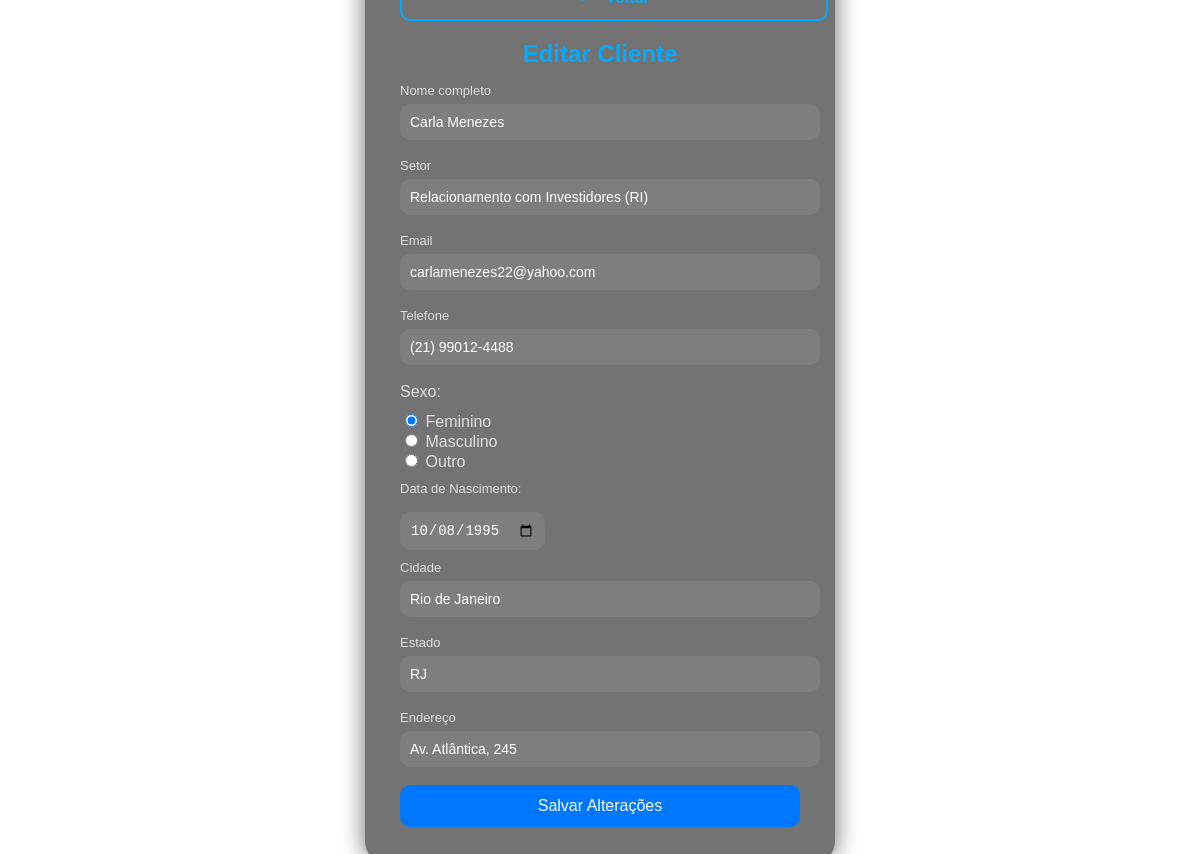
The app's page /edit.php?id=21 (signed in) with its own data.
### tables this page shows
CREATE TABLE `usuarios` (
  `id` int(11) NOT NULL AUTO_INCREMENT,
  `nome` varchar(100) NOT NULL,
  `setor` varchar(100) NOT NULL,
  `email` varchar(100) NOT NULL,
  `telefone` varchar(20) NOT NULL,
  `sexo` varchar(10) NOT NULL,
  `data_nasc` date NOT NULL,
  `cidade` varchar(100) NOT NULL,
  `estado` varchar(50) NOT NULL,
  `endereco` varchar(150) NOT NULL,
  PRIMARY KEY (`id`)
);

### edit.php (the view, shortened to what this page needs)
<?php
include_once('config.php');
if(!empty($_GET['id']))
{
    $id = intval($_GET['id']);
    $sqlSelect = "SELECT * FROM usuarios WHERE id=$id";
    $result = $conexao->query($sqlSelect);
    if($result && $result->num_rows > 0)
    {
        $user_data = mysqli_fetch_assoc($result);
        $nome       = $user_data['nome'];
        $setor      = $user_data['setor'];
        $email      = $user_data['email'];
        $telefone   = $user_data['telefone'];
        $sexo       = $user_data['sexo'];
        $data_nasc  = $user_data['data_nasc'];
        $cidade     = $user_data['cidade'];
        $estado     = $user_data['estado'];
        $endereco   = $user_data['endereco'];
    }
    else
    {
        header('Location: sistema.php');
        exit;
    }
}
else
{
    header('Location: sistema.php');
    exit;
}
?>
<!DOCTYPE html>
<html lang="pt-BR">
<head>
</head>
<body>
<div class="box">
    <a href="sistema.php" class="back-btn">⟵ Voltar</a>
    <form action="saveEdit.php" method="POST">
        <h1><b>Editar Cliente</b></h1>
        <div class="inputBox">
            <label class="labelInput" for="nome">Nome completo</label>
            <input type="text" name="nome" id="nome" class="inputUser" value="<?php echo isset($nome) ? htmlspecialchars($nome) : ''; ?>" required>
        </div>
        <div class="inputBox">
            <label class="labelInput" for="setor">Setor</label>
            <input type="text" name="setor" id="setor" class="inputUser" value="<?php echo isset($setor) ? htmlspecialchars($setor) : ''; ?>" required>
        </div>
        <div class="inputBox">
            <label class="labelInput" for="email">Email</label>
            <input type="text" name="email" id="email" class="inputUser" value="<?php echo isset($email) ? htmlspecialchars($email) : ''; ?>" required>
        </div>
        <div class="inputBox">
            <label class="labelInput" for="telefone">Telefone</label>
            <input type="tel" name="telefone" id="telefone" class="inputUser" value="<?php echo isset($telefone) ? htmlspecialchars($telefone) : ''; ?>" required>
        </div>
        <p style="margin: 10px 0; color:#ddd;">Sexo:</p>
        <label style="color:#ddd; margin-right: 10px;"><input type="radio" name="genero" value="feminino" <?php echo (isset($sexo) && $sexo == 'feminino') ? 'checked' : ''; ?>> Feminino</label><br>
        <label style="color:#ddd; margin-right: 10px;"><input type="radio" name="genero" value="masculino" <?php echo (isset($sexo) && $sexo == 'masculino') ? 'checked' : ''; ?>> Masculino</label><br>
        <label style="color:#ddd; margin-right: 10px;"><input type="radio" name="genero" value="outro" <?php echo (isset($sexo) && $sexo == 'outro') ? 'checked' : ''; ?>> Outro</label>
        <label class="labelInput" style="margin-top:10px;" for="data_nascimento">Data de Nascimento:</label>
        <input type="date" name="data_nascimento" id="data_nascimento" value="<?php echo isset($data_nasc) ? htmlspecialchars($data_nasc) : ''; ?>" required>
        <div class="inputBox">
            <label class="labelInput" for="cidade">Cidade</label>
            <input type="text" name="cidade" id="cidade" class="inputUser" value="<?php echo isset($cidade) ? htmlspecialchars($cidade) : ''; ?>" required>
        </div>
        <div class="inputBox">
            <label class="labelInput" for="estado">Estado</label>
            <input type="text" name="estado" id="estado" class="inputUser" value="<?php echo isset($estado) ? htmlspecialchars($estado) : ''; ?>" required>
        </div>
        <div class="inputBox">
            <label class="labelInput" for="endereco">Endereço</label>
            <input type="text" name="endereco" id="endereco" class="inputUser" value="<?php echo isset($endereco) ? htmlspecialchars($endereco) : ''; ?>" required>
        </div>
        <input type="submit" name="update" id="submit" value="Salvar Alterações">
    </form>
</div>
</body>
</html>

### edit.php (style rules this page uses)
body { font-family: Arial, Helvetica, sans-serif; background: url('https://images.unsplash.com/photo-1485217988980-11786ced9454?auto=format&fit=crop&w=1200&q=80'); background-size: cover; backdrop-filter: blur(5px); height: 100vh; margin: 0; display: flex; justify-content: center; align-items: center; }
.box { width: 400px; background: rgba(0,0,0,0.55); padding: 35px; border-radius: 20px; box-shadow: 0 0 25px rgba(0,0,0,.6); color: #fff; display: flex; flex-direction: column; gap: 14px; position:absolute; }
h1 { text-align: center; margin: 0; margin-bottom: 15px; font-size: 24px; color: #00aaff; }
.inputBox { margin-bottom: 18px; width: 100%; }
.inputUser { width: 100%; padding: 10px; border-radius: 10px; border: none; outline: none; background: rgba(255,255,255,.08); color: #fff; font-size: 14px; }
.labelInput { display: block; font-size: 13px; margin-bottom: 6px; color: #ddd; }
#data_nascimento { margin: 10px 0; font-size: 14px; padding: 10px; border-radius: 10px; border: none; background: rgba(255,255,255,.08); color: #fff; }
#submit { width: 100%; padding: 12px; background: #0077ff; border: none; border-radius: 10px; color: white; cursor: pointer; font-size: 16px; transition: .3s; }
.back-btn { display: block; width: 100%; padding: 12px; background: transparent; border: 2px solid #00aaff; border-radius: 10px; text-align: center; color: #00aaff; font-size: 16px; font-weight: bold; text-decoration: none; transition: .3s; margin-bottom: 5px; }

### records on screen
usuarios: nome "Carla Menezes", setor "Relacionamento com Investidores (RI)", email "carlamenezes22@yahoo.com", telefone "(21) 99012-4488", sexo "☑ Feminino", sexo "☐ Masculino", sexo "☐ Outro", data_nascimento "10/08/1995", cidade "Rio de Janeiro", estado "RJ", endereco "Av. Atlântica, 245"
